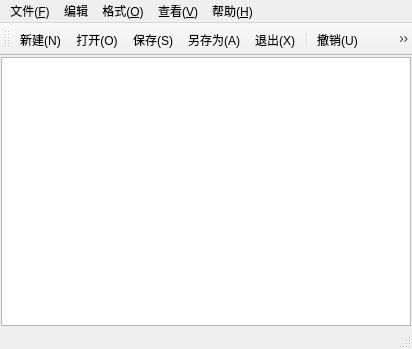
<?xml version="1.0" encoding="UTF-8"?>
<ui version="4.0">
 <class>MainWindow</class>
 <widget class="QMainWindow" name="MainWindow">
  <property name="geometry">
   <rect>
    <x>0</x>
    <y>0</y>
    <width>412</width>
    <height>349</height>
   </rect>
  </property>
  <property name="windowTitle">
   <string>MainWindow</string>
  </property>
  <widget class="QWidget" name="centralwidget">
   <layout class="QHBoxLayout" name="horizontalLayout">
    <property name="spacing">
     <number>0</number>
    </property>
    <property name="leftMargin">
     <number>1</number>
    </property>
    <property name="topMargin">
     <number>1</number>
    </property>
    <property name="rightMargin">
     <number>1</number>
    </property>
    <property name="bottomMargin">
     <number>1</number>
    </property>
    <item>
     <widget class="QPlainTextEdit" name="TextEdit">
      <property name="sizePolicy">
       <sizepolicy hsizetype="Minimum" vsizetype="Minimum">
        <horstretch>0</horstretch>
        <verstretch>0</verstretch>
       </sizepolicy>
      </property>
     </widget>
    </item>
   </layout>
  </widget>
  <widget class="QMenuBar" name="menubar">
   <property name="geometry">
    <rect>
     <x>0</x>
     <y>0</y>
     <width>412</width>
     <height>18</height>
    </rect>
   </property>
   <widget class="QMenu" name="menu">
    <property name="title">
     <string>文件(&amp;F)</string>
    </property>
    <addaction name="actionNew"/>
    <addaction name="actionOpen"/>
    <addaction name="actionSave"/>
    <addaction name="actionOtherSave"/>
    <addaction name="separator"/>
    <addaction name="actionExit"/>
   </widget>
   <widget class="QMenu" name="menu_2">
    <property name="title">
     <string>编辑</string>
    </property>
    <addaction name="actionBack"/>
    <addaction name="actionRenew"/>
    <addaction name="actionCut"/>
    <addaction name="actionCopy"/>
    <addaction name="actionPaste"/>
    <addaction name="separator"/>
    <addaction name="actionFind"/>
    <addaction name="actionReplace"/>
    <addaction name="separator"/>
    <addaction name="actionSelectall"/>
   </widget>
   <widget class="QMenu" name="menu_3">
    <property name="title">
     <string>格式(&amp;O)</string>
    </property>
    <addaction name="actionNewline"/>
    <addaction name="actionShowline"/>
    <addaction name="actionFont"/>
    <addaction name="actionFontColor"/>
    <addaction name="separator"/>
    <addaction name="actionFontBackgroudColor"/>
    <addaction name="actionEditorColor"/>
   </widget>
   <widget class="QMenu" name="menu_4">
    <property name="title">
     <string>查看(&amp;V)</string>
    </property>
    <addaction name="actionToolBar"/>
    <addaction name="actionStatusBar"/>
   </widget>
   <widget class="QMenu" name="menu_5">
    <property name="title">
     <string>帮助(&amp;H)</string>
    </property>
    <addaction name="actionAbout"/>
   </widget>
   <addaction name="menu"/>
   <addaction name="menu_2"/>
   <addaction name="menu_3"/>
   <addaction name="menu_4"/>
   <addaction name="menu_5"/>
  </widget>
  <widget class="QStatusBar" name="statusbar"/>
  <widget class="QToolBar" name="toolBar">
   <property name="windowTitle">
    <string>toolBar</string>
   </property>
   <attribute name="toolBarArea">
    <enum>TopToolBarArea</enum>
   </attribute>
   <attribute name="toolBarBreak">
    <bool>false</bool>
   </attribute>
   <addaction name="actionNew"/>
   <addaction name="actionOpen"/>
   <addaction name="actionSave"/>
   <addaction name="actionOtherSave"/>
   <addaction name="actionExit"/>
   <addaction name="separator"/>
   <addaction name="actionBack"/>
   <addaction name="actionRenew"/>
   <addaction name="actionCut"/>
   <addaction name="actionCopy"/>
   <addaction name="actionPaste"/>
   <addaction name="separator"/>
   <addaction name="actionNewline"/>
   <addaction name="actionShowline"/>
   <addaction name="actionFont"/>
   <addaction name="actionFontColor"/>
   <addaction name="separator"/>
   <addaction name="actionToolBar"/>
   <addaction name="actionStatusBar"/>
   <addaction name="separator"/>
   <addaction name="actionAbout"/>
  </widget>
  <action name="actionNew">
   <property name="icon">
    <iconset resource="TextEditor.qrc">
     <normaloff>:/img/New.png</normaloff>:/img/New.png</iconset>
   </property>
   <property name="text">
    <string>新建(&amp;N)</string>
   </property>
   <property name="menuRole">
    <enum>QAction::MenuRole::NoRole</enum>
   </property>
  </action>
  <action name="actionOpen">
   <property name="icon">
    <iconset resource="TextEditor.qrc">
     <normaloff>:/img/open.png</normaloff>:/img/open.png</iconset>
   </property>
   <property name="text">
    <string>打开(&amp;O)</string>
   </property>
   <property name="menuRole">
    <enum>QAction::MenuRole::NoRole</enum>
   </property>
  </action>
  <action name="actionSave">
   <property name="icon">
    <iconset resource="TextEditor.qrc">
     <normaloff>:/img/save.png</normaloff>:/img/save.png</iconset>
   </property>
   <property name="text">
    <string>保存(&amp;S)</string>
   </property>
   <property name="menuRole">
    <enum>QAction::MenuRole::NoRole</enum>
   </property>
  </action>
  <action name="actionOtherSave">
   <property name="icon">
    <iconset resource="TextEditor.qrc">
     <normaloff>:/img/OtherSave.png</normaloff>:/img/OtherSave.png</iconset>
   </property>
   <property name="text">
    <string>另存为(&amp;A)</string>
   </property>
   <property name="menuRole">
    <enum>QAction::MenuRole::NoRole</enum>
   </property>
  </action>
  <action name="actionExit">
   <property name="icon">
    <iconset resource="TextEditor.qrc">
     <normaloff>:/img/Exit.png</normaloff>:/img/Exit.png</iconset>
   </property>
   <property name="text">
    <string>退出(&amp;X)</string>
   </property>
   <property name="menuRole">
    <enum>QAction::MenuRole::NoRole</enum>
   </property>
  </action>
  <action name="actionBack">
   <property name="icon">
    <iconset resource="TextEditor.qrc">
     <normaloff>:/img/back.png</normaloff>:/img/back.png</iconset>
   </property>
   <property name="text">
    <string>撤销(&amp;U)</string>
   </property>
   <property name="menuRole">
    <enum>QAction::MenuRole::NoRole</enum>
   </property>
  </action>
  <action name="actionRenew">
   <property name="icon">
    <iconset resource="TextEditor.qrc">
     <normaloff>:/img/ReNew.png</normaloff>:/img/ReNew.png</iconset>
   </property>
   <property name="text">
    <string>恢复</string>
   </property>
   <property name="menuRole">
    <enum>QAction::MenuRole::NoRole</enum>
   </property>
  </action>
  <action name="actionCut">
   <property name="icon">
    <iconset resource="TextEditor.qrc">
     <normaloff>:/img/Cut.png</normaloff>:/img/Cut.png</iconset>
   </property>
   <property name="text">
    <string>剪切(&amp;T)</string>
   </property>
   <property name="menuRole">
    <enum>QAction::MenuRole::NoRole</enum>
   </property>
  </action>
  <action name="actionCopy">
   <property name="icon">
    <iconset resource="TextEditor.qrc">
     <normaloff>:/img/copy.png</normaloff>:/img/copy.png</iconset>
   </property>
   <property name="text">
    <string>复制(&amp;C)</string>
   </property>
   <property name="menuRole">
    <enum>QAction::MenuRole::NoRole</enum>
   </property>
  </action>
  <action name="actionPaste">
   <property name="icon">
    <iconset resource="TextEditor.qrc">
     <normaloff>:/img/paste.png</normaloff>:/img/paste.png</iconset>
   </property>
   <property name="text">
    <string>粘贴(&amp;P)</string>
   </property>
   <property name="menuRole">
    <enum>QAction::MenuRole::NoRole</enum>
   </property>
  </action>
  <action name="actionFind">
   <property name="icon">
    <iconset resource="TextEditor.qrc">
     <normaloff>:/img/find.png</normaloff>:/img/find.png</iconset>
   </property>
   <property name="text">
    <string>查找(&amp;F)</string>
   </property>
   <property name="menuRole">
    <enum>QAction::MenuRole::NoRole</enum>
   </property>
  </action>
  <action name="actionReplace">
   <property name="icon">
    <iconset resource="TextEditor.qrc">
     <normaloff>:/img/Replace.png</normaloff>:/img/Replace.png</iconset>
   </property>
   <property name="text">
    <string>替换&amp;R)</string>
   </property>
   <property name="menuRole">
    <enum>QAction::MenuRole::NoRole</enum>
   </property>
  </action>
  <action name="actionSelectall">
   <property name="text">
    <string>全选(&amp;A)</string>
   </property>
   <property name="menuRole">
    <enum>QAction::MenuRole::NoRole</enum>
   </property>
  </action>
  <action name="actionNewline">
   <property name="icon">
    <iconset resource="TextEditor.qrc">
     <normaloff>:/img/NewLine.png</normaloff>:/img/NewLine.png</iconset>
   </property>
   <property name="text">
    <string>自动换行(&amp;W)</string>
   </property>
   <property name="menuRole">
    <enum>QAction::MenuRole::NoRole</enum>
   </property>
  </action>
  <action name="actionShowline">
   <property name="icon">
    <iconset resource="TextEditor.qrc">
     <normaloff>:/img/ShowLine.png</normaloff>:/img/ShowLine.png</iconset>
   </property>
   <property name="text">
    <string>显示行号(&amp;L)</string>
   </property>
   <property name="menuRole">
    <enum>QAction::MenuRole::NoRole</enum>
   </property>
  </action>
  <action name="actionFont">
   <property name="icon">
    <iconset resource="TextEditor.qrc">
     <normaloff>:/img/Font.png</normaloff>:/img/Font.png</iconset>
   </property>
   <property name="text">
    <string>字体(&amp;F)</string>
   </property>
   <property name="menuRole">
    <enum>QAction::MenuRole::NoRole</enum>
   </property>
  </action>
  <action name="actionFontColor">
   <property name="icon">
    <iconset resource="TextEditor.qrc">
     <normaloff>:/img/FontColor.png</normaloff>:/img/FontColor.png</iconset>
   </property>
   <property name="text">
    <string>字体颜色</string>
   </property>
   <property name="menuRole">
    <enum>QAction::MenuRole::NoRole</enum>
   </property>
  </action>
  <action name="actionFontBackgroudColor">
   <property name="text">
    <string>字体背景色</string>
   </property>
   <property name="menuRole">
    <enum>QAction::MenuRole::NoRole</enum>
   </property>
  </action>
  <action name="actionEditorColor">
   <property name="text">
    <string>编辑器背景色</string>
   </property>
   <property name="menuRole">
    <enum>QAction::MenuRole::NoRole</enum>
   </property>
  </action>
  <action name="actionToolBar">
   <property name="icon">
    <iconset resource="TextEditor.qrc">
     <normaloff>:/img/ToolBar.png</normaloff>:/img/ToolBar.png</iconset>
   </property>
   <property name="text">
    <string>工具栏(&amp;T)</string>
   </property>
   <property name="menuRole">
    <enum>QAction::MenuRole::NoRole</enum>
   </property>
  </action>
  <action name="actionStatusBar">
   <property name="icon">
    <iconset resource="TextEditor.qrc">
     <normaloff>:/img/StatusBar.png</normaloff>:/img/StatusBar.png</iconset>
   </property>
   <property name="text">
    <string>状态栏(&amp;S)</string>
   </property>
   <property name="menuRole">
    <enum>QAction::MenuRole::NoRole</enum>
   </property>
  </action>
  <action name="actionAbout">
   <property name="text">
    <string>关于</string>
   </property>
   <property name="menuRole">
    <enum>QAction::MenuRole::NoRole</enum>
   </property>
  </action>
 </widget>
 <resources>
  <include location="TextEditor.qrc"/>
 </resources>
 <connections/>
</ui>
